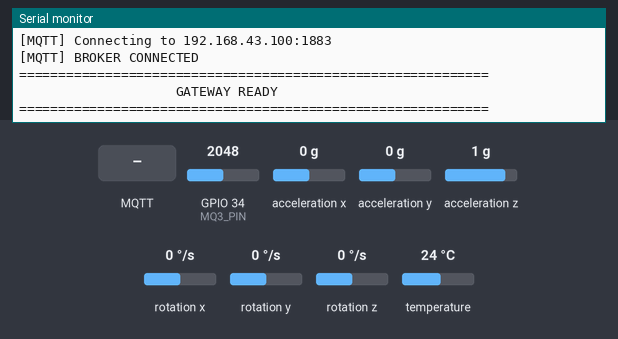
Simulated run of this sketch. Board: ESP32. Parts: the last lines printed to the serial monitor. Inputs (shaded band) come from the test bench; at power-on: GPIO 34 (MQ3_PIN) = 2048, acceleration x 0 g, acceleration y 0 g, acceleration z 1 g, rotation x 0 °/s, rotation y 0 °/s, rotation z 0 °/s, temperature 24 °C. WiFi joins after 1.5 s; servers stay silent unless stated; no radio packets arrive unless stated; no MQTT or app messages arrive unless stated.

Above: at 3.9 s.
4.0 s: MQTT message "REQUEST_BATTERY" arrives on the first subscribed topic
At 4.4 s:
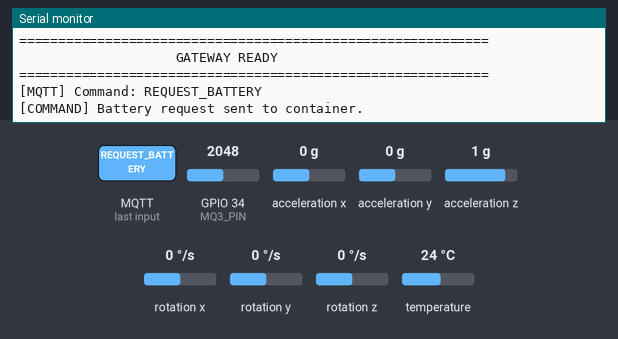
5.5 s: MQTT message "1" arrives on the first subscribed topic
At 6.7 s:
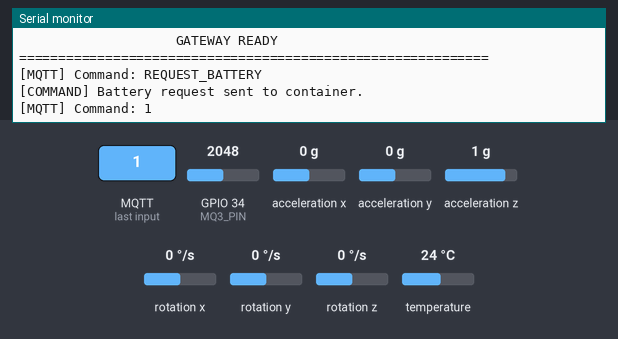
7.0 s: MQTT message "on" arrives on the first subscribed topic
At 7.8 s:
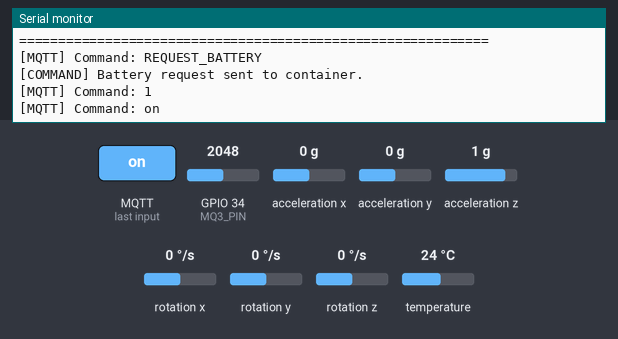
8.5 s: MQTT message "off" arrives on the first subscribed topic
At 8.9 s:
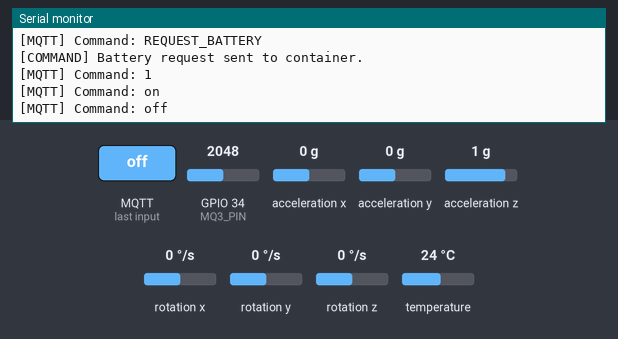

Measured:
- after the input at 4.0 s, the serial monitor: prints a new line at once (image 1)
- after the input at 5.5 s, the serial monitor: prints a new line at once (image 2)
- after the input at 7.0 s, the serial monitor: prints a new line at once (image 3)
- after the input at 8.5 s, the serial monitor: prints a new line at once (image 4)

The sketch:

FarmTrace_Gateway.ino
```cpp
/*
  FARMTRACE - DRIVER GATEWAY
  Board: ESP32

  Wi-Fi:
    SSID: r6
    Password: Riyanshu#1#2#3

  MQTT:
    Broker IP: CHANGE THIS TO THE IP PRINTED BY server.js
    Port: 1883

  Driver:
    MQ-3 AO -> GPIO34
    MPU6050 SDA -> GPIO21
    MPU6050 SCL -> GPIO22

  nRF24:
    CE   -> GPIO4
    CSN  -> GPIO5
    MOSI -> GPIO23
    MISO -> GPIO19
    SCK  -> GPIO18

  Existing container nRF24 packet format is preserved.
*/

#include <Arduino.h>
#include <WiFi.h>
#include <PubSubClient.h>
#include <SPI.h>
#include <RF24.h>
#include <Wire.h>
#include <Adafruit_MPU6050.h>
#include <Adafruit_Sensor.h>

#define WIFI_SSID     "r6"
#define WIFI_PASSWORD "Riyanshu#1#2#3"

// CHANGE THIS after running server.js.
// Use the PC/laptop IPv4 address shown by server.js.
#define MQTT_BROKER_IP "192.168.43.100"
#define MQTT_PORT 1883

#define MQTT_DATA_TOPIC     "farmtrace/gateway/data"
#define MQTT_STATUS_TOPIC   "farmtrace/gateway/status"
#define MQTT_COMMAND_TOPIC  "farmtrace/gateway/command"
#define MQTT_RESPONSE_TOPIC "farmtrace/gateway/response"

#define MQ3_PIN 34
#define I2C_SDA 21
#define I2C_SCL 22

#define NRF24_CE_PIN 4
#define NRF24_CSN_PIN 5
#define NRF24_CHANNEL 108

const byte ADDRESS_CONTAINER[6] = "CNT01";
const byte ADDRESS_GATEWAY[6]   = "GTW01";

#define PKT_DATA      0x01
#define PKT_ACK       0x02
#define PKT_COMMAND   0x03
#define PKT_RESPONSE  0x04
#define CMD_REQUEST_BATTERY 0x10

struct SensorDataPacket {
  uint8_t type;
  uint16_t sequence;
  uint32_t timestamp;
  float temperature;
  float humidity;
  uint16_t mq6Raw;
  uint8_t batteryPct;
  float solarVoltage;
  uint8_t hashFragment[8];
};

struct AckPacket {
  uint8_t type;
  uint16_t sequence;
};

struct CommandPacket {
  uint8_t type;
  uint8_t commandCode;
  uint32_t commandId;
};

struct ResponsePacket {
  uint8_t type;
  uint8_t commandCode;
  uint32_t commandId;
  float value1;
};

WiFiClient wifiClient;
PubSubClient mqttClient(wifiClient);
RF24 radio(NRF24_CE_PIN, NRF24_CSN_PIN);
Adafruit_MPU6050 mpu;

SensorDataPacket latestContainerData = {};
bool containerDataAvailable = false;
unsigned long lastContainerPacket = 0;
unsigned long containerPacketCount = 0;

float accelX = 0, accelY = 0, accelZ = 0;
float gyroX = 0, gyroY = 0, gyroZ = 0;
float mpuTemp = 0;
uint16_t mq3Raw = 0;

bool mpuReady = false;
bool radioReady = false;

unsigned long lastSensorUpdate = 0;
unsigned long lastPublish = 0;
unsigned long lastWiFiAttempt = 0;
unsigned long lastMQTTAttempt = 0;

const unsigned long SENSOR_INTERVAL = 1000;
const unsigned long MQTT_INTERVAL = 1000;
const unsigned long RECONNECT_INTERVAL = 5000;

void publishStatus(const char* status) {
  if (!mqttClient.connected()) return;

  char payload[256];
  snprintf(
    payload, sizeof(payload),
    "{\"status\":\"%s\",\"device\":\"driver_gateway\",\"ip\":\"%s\",\"radio\":%s,\"mpu\":%s}",
    status,
    WiFi.localIP().toString().c_str(),
    radioReady ? "true" : "false",
    mpuReady ? "true" : "false"
  );

  mqttClient.publish(MQTT_STATUS_TOPIC, payload, true);
}

void connectWiFi() {
  if (WiFi.status() == WL_CONNECTED) return;

  Serial.println();
  Serial.println("[WIFI] Connecting to hotspot: r6");

  WiFi.mode(WIFI_STA);
  WiFi.begin(WIFI_SSID, WIFI_PASSWORD);

  unsigned long start = millis();

  while (WiFi.status() != WL_CONNECTED &&
         millis() - start < 15000) {
    delay(500);
    Serial.print(".");
  }

  Serial.println();

  if (WiFi.status() == WL_CONNECTED) {
    Serial.println("[WIFI] CONNECTED");
    Serial.print("[WIFI] ESP32 IP: ");
    Serial.println(WiFi.localIP());
    Serial.print("[WIFI] Gateway: ");
    Serial.println(WiFi.gatewayIP());
    Serial.print("[WIFI] RSSI: ");
    Serial.print(WiFi.RSSI());
    Serial.println(" dBm");
  } else {
    Serial.println("[WIFI] CONNECTION FAILED");
  }
}

void mqttCallback(char* topic, byte* payload, unsigned int length) {
  String message;

  for (unsigned int i = 0; i < length; i++) {
    message += (char)payload[i];
  }

  Serial.print("[MQTT] Command: ");
  Serial.println(message);

  if (String(topic) == MQTT_COMMAND_TOPIC &&
      message.indexOf("REQUEST_BATTERY") >= 0) {

    if (!radioReady) {
      mqttClient.publish(
        MQTT_RESPONSE_TOPIC,
        "{\"status\":\"error\",\"message\":\"nRF24 unavailable\"}"
      );
      return;
    }

    CommandPacket command = {};
    command.type = PKT_COMMAND;
    command.commandCode = CMD_REQUEST_BATTERY;
    command.commandId = millis();

    radio.stopListening();
    bool sent = radio.write(&command, sizeof(command));
    radio.startListening();

    if (sent) {
      Serial.println("[COMMAND] Battery request sent to container.");
      mqttClient.publish(
        MQTT_RESPONSE_TOPIC,
        "{\"status\":\"queued\",\"command\":\"REQUEST_BATTERY\"}"
      );
    } else {
      Serial.println("[COMMAND] nRF24 transmission failed.");
      mqttClient.publish(
        MQTT_RESPONSE_TOPIC,
        "{\"status\":\"error\",\"message\":\"nRF24 transmission failed\"}"
      );
    }
  }
}

void connectMQTT() {
  if (mqttClient.connected()) return;
  if (WiFi.status() != WL_CONNECTED) return;

  Serial.print("[MQTT] Connecting to ");
  Serial.print(MQTT_BROKER_IP);
  Serial.print(":");
  Serial.println(MQTT_PORT);

  String clientId = "FarmTrace-Gateway-" + String((uint32_t)ESP.getEfuseMac(), HEX);

  if (mqttClient.connect(clientId.c_str())) {
    Serial.println("[MQTT] BROKER CONNECTED");
    mqttClient.subscribe(MQTT_COMMAND_TOPIC);
    publishStatus("online");
  } else {
    Serial.print("[MQTT] FAILED, state=");
    Serial.println(mqttClient.state());
  }
}

void updateSensors() {
  mq3Raw = analogRead(MQ3_PIN);

  if (!mpuReady) return;

  sensors_event_t acceleration, gyro, temperature;
  mpu.getEvent(&acceleration, &gyro, &temperature);

  accelX = acceleration.acceleration.x;
  accelY = acceleration.acceleration.y;
  accelZ = acceleration.acceleration.z;

  gyroX = gyro.gyro.x;
  gyroY = gyro.gyro.y;
  gyroZ = gyro.gyro.z;

  mpuTemp = temperature.temperature;
}

void publishData() {
  if (!mqttClient.connected()) return;

  char payload[1800];

  unsigned long packetAge =
    containerDataAvailable ? millis() - lastContainerPacket : 0;

  snprintf(
    payload, sizeof(payload),
    "{"
      "\"timestamp\":%lu,"
      "\"driver\":{"
        "\"mq3\":%u,"
        "\"motion\":{\"x\":%.3f,\"y\":%.3f,\"z\":%.3f},"
        "\"gyro\":{\"x\":%.3f,\"y\":%.3f,\"z\":%.3f},"
        "\"temperature\":%.2f"
      "},"
      "\"container\":%s,"
      "\"connection\":{"
        "\"wifi\":true,"
        "\"mqtt\":%s,"
        "\"radio\":%s,"
        "\"containerData\":%s"
      "},"
      "\"gateway\":{"
        "\"ip\":\"%s\","
        "\"packets\":%lu,"
        "\"lastPacketMs\":%lu"
      "}"
    "}",
    millis(),
    mq3Raw,
    accelX, accelY, accelZ,
    gyroX, gyroY, gyroZ,
    mpuTemp,
    containerDataAvailable ?
      String(
        "{\"sequence\":" + String(latestContainerData.sequence) +
        ",\"temperature\":" + String(latestContainerData.temperature, 2) +
        ",\"humidity\":" + String(latestContainerData.humidity, 2) +
        ",\"mq6\":" + String(latestContainerData.mq6Raw) +
        ",\"battery\":" + String(latestContainerData.batteryPct) +
        ",\"solar\":" + String(latestContainerData.solarVoltage, 2) +
        ",\"packetAgeMs\":" + String(packetAge) +
        "}"
      ).c_str()
      : "null",
    mqttClient.connected() ? "true" : "false",
    radioReady ? "true" : "false",
    containerDataAvailable ? "true" : "false",
    WiFi.localIP().toString().c_str(),
    containerPacketCount,
    packetAge
  );

  mqttClient.publish(MQTT_DATA_TOPIC, payload);
}

void printCombinedData() {
  Serial.println();
  Serial.println("============================================================");
  Serial.println("                    FARMTRACE LIVE DATA");
  Serial.println("============================================================");

  Serial.println("[DRIVER]");
  Serial.printf("MQ-3 ADC       : %u\n", mq3Raw);
  Serial.printf("Accel X/Y/Z     : %.3f / %.3f / %.3f m/s2\n", accelX, accelY, accelZ);
  Serial.printf("Gyro X/Y/Z      : %.3f / %.3f / %.3f rad/s\n", gyroX, gyroY, gyroZ);
  Serial.printf("MPU Temp        : %.2f C\n", mpuTemp);

  Serial.println();
  Serial.println("[CONTAINER / nRF24]");

  if (containerDataAvailable) {
    Serial.printf("Sequence        : %u\n", latestContainerData.sequence);
    Serial.printf("Temperature     : %.2f C\n", latestContainerData.temperature);
    Serial.printf("Humidity        : %.2f %%\n", latestContainerData.humidity);
    Serial.printf("MQ-6 ADC         : %u\n", latestContainerData.mq6Raw);
    Serial.printf("Battery         : %u %%\n", latestContainerData.batteryPct);
    Serial.printf("Solar           : %.2f V\n", latestContainerData.solarVoltage);
    Serial.printf("Packet Age      : %lu ms\n", millis() - lastContainerPacket);
  } else {
    Serial.println("Status          : WAITING FOR CONTAINER");
  }

  Serial.println();
  Serial.println("[CONNECTION]");
  Serial.print("Wi-Fi           : ");
  Serial.println(WiFi.status() == WL_CONNECTED ? "CONNECTED" : "DISCONNECTED");
  Serial.print("MQTT            : ");
  Serial.println(mqttClient.connected() ? "CONNECTED" : "DISCONNECTED");
  Serial.print("nRF24            : ");
  Serial.println(radioReady ? "DETECTED / READY" : "NOT DETECTED");
  Serial.println("============================================================");
}

void processRadio() {
  if (!radioReady || !radio.available()) return;

  uint8_t buffer[32] = {0};
  radio.read(buffer, sizeof(buffer));

  if (buffer[0] == PKT_DATA) {
    memcpy(&latestContainerData, buffer, sizeof(SensorDataPacket));

    containerDataAvailable = true;
    lastContainerPacket = millis();
    containerPacketCount++;

    AckPacket ack = {};
    ack.type = PKT_ACK;
    ack.sequence = latestContainerData.sequence;

    radio.stopListening();
    bool sent = radio.write(&ack, sizeof(ack));
    radio.startListening();

    Serial.print("[RADIO] Container packet received. Sequence=");
    Serial.println(latestContainerData.sequence);

    Serial.println(
      sent ? "[RADIO] ACK sent." : "[RADIO] ACK failed."
    );

    printCombinedData();
  }
  else if (buffer[0] == PKT_RESPONSE) {
    ResponsePacket response = {};
    memcpy(&response, buffer, sizeof(response));

    char payload[200];
    snprintf(
      payload, sizeof(payload),
      "{\"status\":\"success\",\"commandCode\":%u,\"commandId\":%lu,\"value1\":%.2f}",
      response.commandCode,
      (unsigned long)response.commandId,
      response.value1
    );

    mqttClient.publish(MQTT_RESPONSE_TOPIC, payload);

    Serial.println("[RADIO] Command response forwarded to MQTT.");
  }
}

void initializeMPU() {
  Serial.println("[SENSOR] Starting MPU6050...");

  Wire.begin(I2C_SDA, I2C_SCL);
  delay(200);

  if (!mpu.begin()) {
    Serial.println("[SENSOR] ERROR: MPU6050 NOT detected.");
    mpuReady = false;
    return;
  }

  mpuReady = true;

  mpu.setAccelerometerRange(MPU6050_RANGE_8_G);
  mpu.setGyroRange(MPU6050_RANGE_500_DEG);
  mpu.setFilterBandwidth(MPU6050_BAND_21_HZ);

  Serial.println("[SENSOR] MPU6050 DETECTED / READY");
}

void initializeRadio() {
  Serial.println();
  Serial.println("[RADIO] Starting nRF24L01...");

  SPI.begin();

  if (!radio.begin()) {
    Serial.println("[RADIO] ERROR: nRF24 NOT DETECTED!");
    radioReady = false;
    return;
  }

  if (!radio.isChipConnected()) {
    Serial.println("[RADIO] CHIP NOT CONNECTED / NOT RESPONDING!");
    radioReady = false;
    return;
  }

  radioReady = true;

  radio.setChannel(NRF24_CHANNEL);
  radio.setDataRate(RF24_1MBPS);
  radio.setPALevel(RF24_PA_LOW);
  radio.setRetries(5, 15);

  radio.openWritingPipe(ADDRESS_CONTAINER);
  radio.openReadingPipe(1, ADDRESS_GATEWAY);
  radio.startListening();

  Serial.println("[RADIO] nRF24 DETECTED / READY");
  Serial.print("[RADIO] Channel: ");
  Serial.println(NRF24_CHANNEL);
}

void setup() {
  Serial.begin(115200);
  delay(1000);

  Serial.println();
  Serial.println("============================================================");
  Serial.println("                 FARMTRACE DRIVER GATEWAY");
  Serial.println("                 ESP32 + MQTT + nRF24");
  Serial.println("============================================================");

  initializeMPU();

  pinMode(MQ3_PIN, INPUT);
  mq3Raw = analogRead(MQ3_PIN);
  Serial.print("[SENSOR] MQ-3 initialized. ADC=");
  Serial.println(mq3Raw);

  initializeRadio();

  mqttClient.setServer(MQTT_BROKER_IP, MQTT_PORT);
  mqttClient.setCallback(mqttCallback);
  mqttClient.setBufferSize(2048);

  connectWiFi();
  connectMQTT();

  Serial.println();
  Serial.println("============================================================");
  Serial.println("                    GATEWAY READY");
  Serial.println("============================================================");
}

void loop() {
  unsigned long now = millis();

  if (WiFi.status() != WL_CONNECTED &&
      now - lastWiFiAttempt >= RECONNECT_INTERVAL) {
    lastWiFiAttempt = now;
    connectWiFi();
  }

  if (!mqttClient.connected() &&
      now - lastMQTTAttempt >= RECONNECT_INTERVAL) {
    lastMQTTAttempt = now;
    connectMQTT();
  }

  mqttClient.loop();

  if (now - lastSensorUpdate >= SENSOR_INTERVAL) {
    lastSensorUpdate = now;
    updateSensors();
  }

  processRadio();

  if (mqttClient.connected() &&
      now - lastPublish >= MQTT_INTERVAL) {
    lastPublish = now;
    publishData();
  }

  delay(5);
}
```
